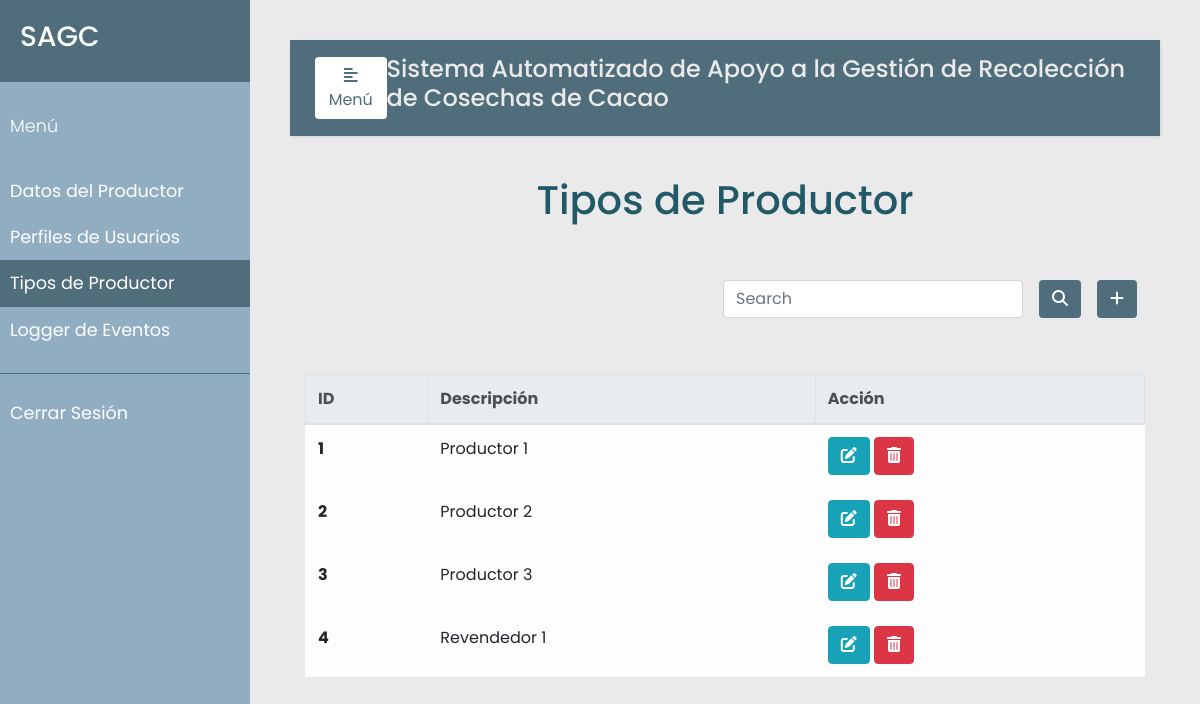
/tipo_productor/update/1 (signed in), run on an earlier commit of the app's database.
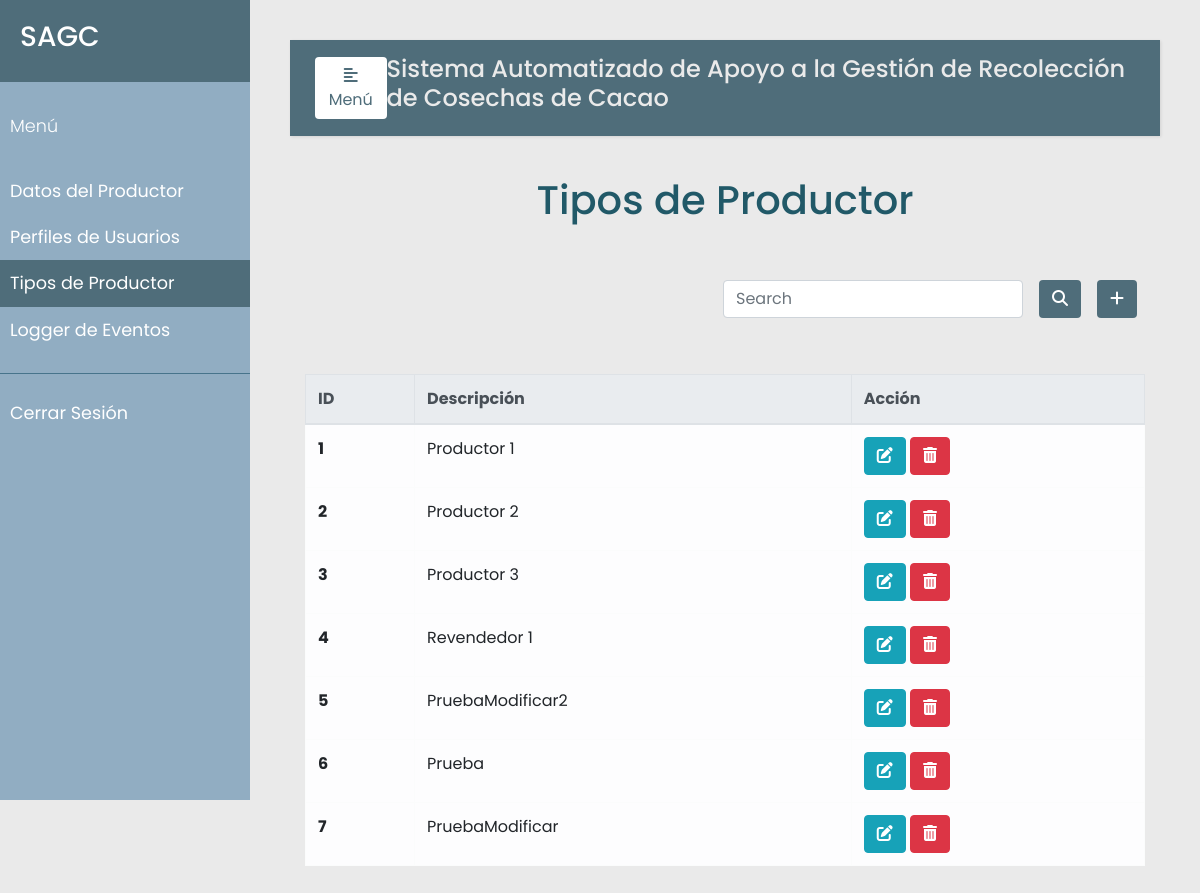
And on a later commit of the database.
### models.py (models this page shows, shortened)
class TipoProductor(db.Model):
    __tablename__ = 'tipo_prod'
    id = db.Column(db.Integer, primary_key=True)
    descripcion = db.Column(db.String(120), nullable=False, unique=True)
    producer = db.relationship('Productor', backref='tipo_productor', lazy=True)

### app.py (the view, shortened to what this page needs)
@app.route('/tipo_productor/update/<int:id>', methods=['GET', 'POST'])
@login_required
def update_tipo_productor(id):
    error=None
    tipo_prod = TipoProductor.query.all()
    type_to_update = TipoProductor.query.get_or_404(id)
    return render_template("tipo_productor.html", error=error, admin=session['rol_admin'], tipo_prod=tipo_prod)

### app.py (called while the page is built)
def login_required(f):
    @wraps(f)
    def wrap(*args, **kwargs):
        if 'logged_in' in session:
            return f(*args, **kwargs)
        else:
            flash('Necesitas iniciar sesión primero')
            return redirect(url_for('login'))
    return wrap

### templates/tipo_productor.html (shortened to what this page needs)
{% extends "base.html" %}
{% block navbar %}
<li class="nav-item">
    <a class="nav-link" href="{{url_for('productor')}}">Datos del Productor</a>
</li>
<li class="nav-item">
    <a class="nav-link" href="{{url_for('perfiles')}}">Perfiles de Usuarios</a>
</li>
<li class="nav-item active">
  <a class="nav-link" href="{{url_for('tipo_productor')}}">Tipos de Productor<span class="sr-only">(current)</span></a>
</li>
<li class="nav-item">
    <a class="nav-link" href="{{url_for('eventos')}}">Logger de Eventos</a>
</li>
{% endblock %}
{% block sesion %}
<li class="nav-item">
  <a class="nav-link" href="{{url_for('logout')}}">Cerrar Sesión</a>
</li>
{% endblock %}
{% block content %}
    <div class="container h-100">
        <p class="text-center h1 fw-bold mb-5 mx-1 mx-md-4 mt-4">Tipos de Productor</p>
        <div class="d-flex flex-row-reverse bd-highlight">
            <div class="p-2 bd-highlight">
              <button type="button" class="btn" style="color:#fff; background-color:#4F6D7A;" data-toggle="modal" data-target="#exampleModalLong">
                <i class="fa-solid fa-plus"></i>
              </button>
            </div>
            <div class="p-2 bd-highlight" style="display:flex; align-content: flex-end;">
              <form action='/tipo_productor/search' method="post" class="form-inline" style="justify-content: flex-end">
                <input class="form-control mr-3 w-75" type="text" placeholder="Search" aria-label="Buscar" name="search_tipo_productor">
                <button type="submit" id="search_tipo_productor" name="action-type" value="search" class="btn" style="color:#fff; background-color:#4F6D7A;">
                  <i class="fas fa-search" aria-hidden="true"></i>
                </button>
              </form>
            </div>
          </div>
        <br/>
        <br>
        <table class="table table-bordered table-light table-hover">
          <thead class="thead-light">
            <tr>
              <th scope="col">ID</th>
              <th scope="col">Descripción</th>
              <th scope="col">Acción</th>
            </tr>
          </thead>
          <tbody>
            {% for u in tipo_prod %}
            <tr>
              <th scope="row">{{u.id}}</th>
              <td>{{u.descripcion}}</td>
              <td>
                <button type="button" class="btn btn-info" data-toggle="modal" data-target="#edit-modal-{{u.id}}">
                  <i class="fas fa-edit"></i>
                </button>
                <button type="button" class="btn btn-danger" data-toggle="modal" data-target="#delete-modal-{{u.id}}">
                  <i class="fas fa-trash-alt"></i>
                </button>
              </td>
            </tr>
            {% endfor %}
          </tbody>
        </table>
    </div>
{% endblock %}

What changed in the data, as far as the page shows it:
added TipoProductor: id "5", descripcion "PruebaModificar2"
added TipoProductor: id "6", descripcion "Prueba"
added TipoProductor: id "7", descripcion "PruebaModificar"
